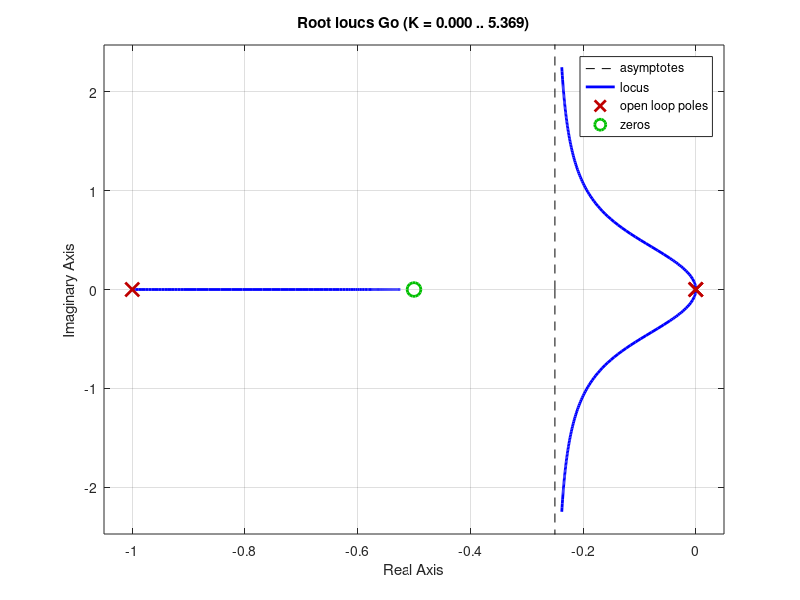
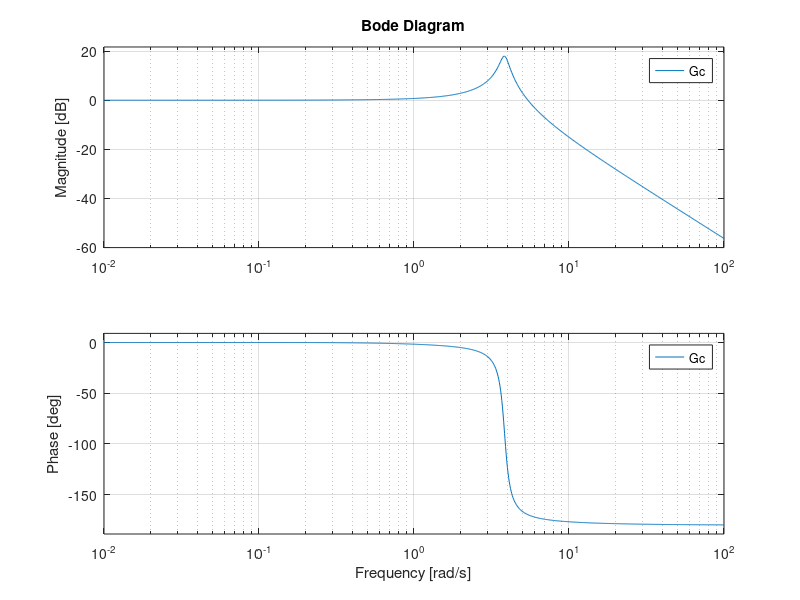

Recreate these plots in MATLAB, in order.
%% Bode example

s = tf('s');

Go = (s+0.5)/(s*s*(s+1))

figure(1)
clf
rlocus(Go)

Gc = feedback(15*Go, 1);

figure(2)
bode(Gc)

ww = logspace(-1, log10(20), 40)';
[mag, ph] = bode(Gc, ww);

ph = ph(:);
mag = mag(:);
mag(1:10)


dlmwrite('bode-example.dta', cat(2, ww, mag, ph))
